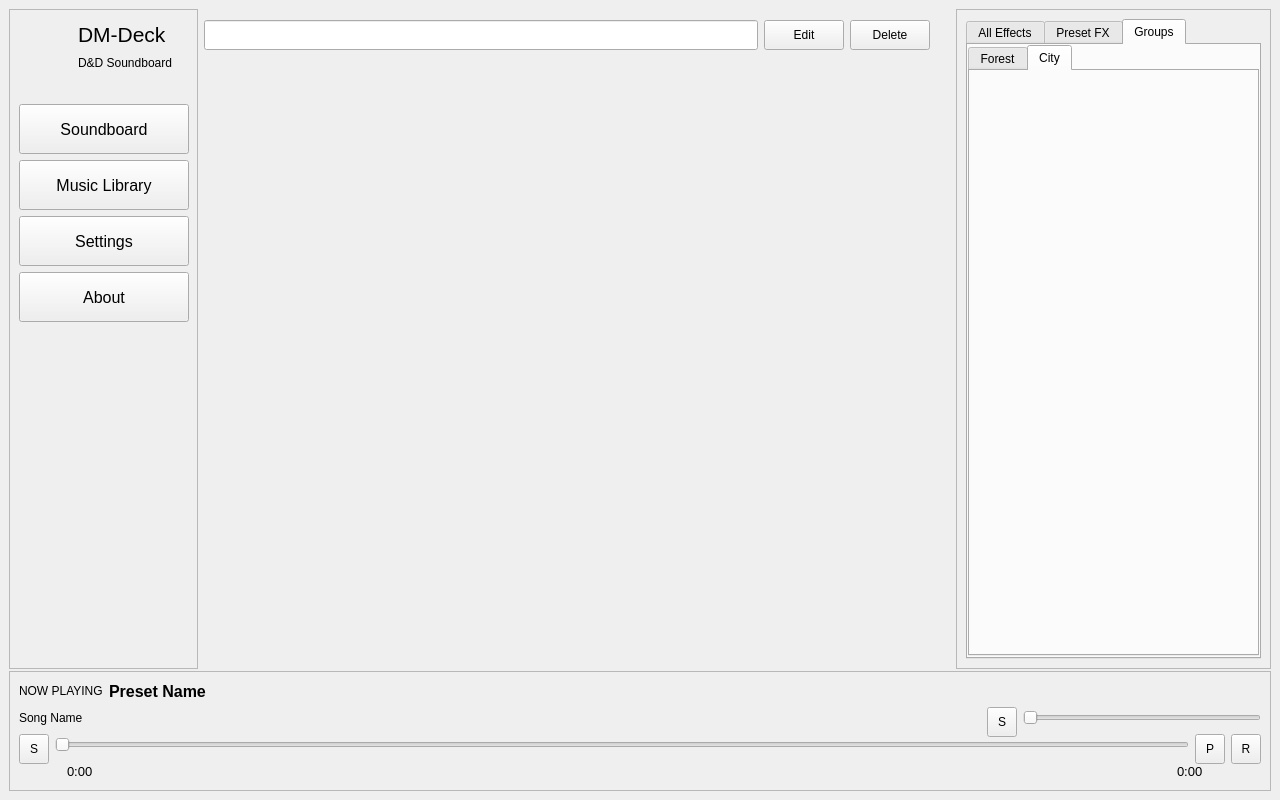
<?xml version="1.0" encoding="UTF-8"?>
<ui version="4.0">
 <class>DMDeck</class>
 <widget class="QMainWindow" name="DMDeck">
  <property name="geometry">
   <rect>
    <x>0</x>
    <y>0</y>
    <width>1280</width>
    <height>800</height>
   </rect>
  </property>
  <property name="minimumSize">
   <size>
    <width>1280</width>
    <height>800</height>
   </size>
  </property>
  <property name="windowTitle">
   <string>DM-Deck</string>
  </property>
  <widget class="QWidget" name="centralwidget">
   <layout class="QHBoxLayout" name="horizontalLayout_2">
    <item>
     <layout class="QVBoxLayout" name="verticalLayout_4">
      <item>
       <layout class="QHBoxLayout" name="horizontalLayout">
        <item>
         <widget class="QFrame" name="tabsFrame">
          <property name="minimumSize">
           <size>
            <width>189</width>
            <height>660</height>
           </size>
          </property>
          <property name="maximumSize">
           <size>
            <width>189</width>
            <height>99999</height>
           </size>
          </property>
          <property name="frameShape">
           <enum>QFrame::Shape::StyledPanel</enum>
          </property>
          <property name="frameShadow">
           <enum>QFrame::Shadow::Raised</enum>
          </property>
          <layout class="QHBoxLayout" name="horizontalLayout_4">
           <item>
            <layout class="QVBoxLayout" name="verticalLayout_3">
             <item>
              <layout class="QHBoxLayout" name="horizontalLayout_3">
               <item>
                <spacer name="horizontalSpacer">
                 <property name="orientation">
                  <enum>Qt::Orientation::Horizontal</enum>
                 </property>
                 <property name="sizeHint" stdset="0">
                  <size>
                   <width>48</width>
                   <height>20</height>
                  </size>
                 </property>
                </spacer>
               </item>
               <item>
                <layout class="QVBoxLayout" name="verticalLayout_2">
                 <item>
                  <widget class="QLabel" name="label">
                   <property name="minimumSize">
                    <size>
                     <width>100</width>
                     <height>30</height>
                    </size>
                   </property>
                   <property name="maximumSize">
                    <size>
                     <width>100</width>
                     <height>30</height>
                    </size>
                   </property>
                   <property name="font">
                    <font>
                     <pointsize>16</pointsize>
                    </font>
                   </property>
                   <property name="text">
                    <string>DM-Deck</string>
                   </property>
                  </widget>
                 </item>
                 <item>
                  <widget class="QLabel" name="label_2">
                   <property name="minimumSize">
                    <size>
                     <width>110</width>
                     <height>15</height>
                    </size>
                   </property>
                   <property name="maximumSize">
                    <size>
                     <width>110</width>
                     <height>15</height>
                    </size>
                   </property>
                   <property name="text">
                    <string>D&amp;D Soundboard</string>
                   </property>
                  </widget>
                 </item>
                </layout>
               </item>
              </layout>
             </item>
             <item>
              <spacer name="verticalSpacer">
               <property name="orientation">
                <enum>Qt::Orientation::Vertical</enum>
               </property>
               <property name="sizeType">
                <enum>QSizePolicy::Policy::Fixed</enum>
               </property>
               <property name="sizeHint" stdset="0">
                <size>
                 <width>20</width>
                 <height>28</height>
                </size>
               </property>
              </spacer>
             </item>
             <item>
              <widget class="QPushButton" name="soundboardPushButton">
               <property name="minimumSize">
                <size>
                 <width>170</width>
                 <height>50</height>
                </size>
               </property>
               <property name="font">
                <font>
                 <pointsize>12</pointsize>
                </font>
               </property>
               <property name="text">
                <string>Soundboard</string>
               </property>
              </widget>
             </item>
             <item>
              <widget class="QPushButton" name="musicLibraryPushButton">
               <property name="minimumSize">
                <size>
                 <width>170</width>
                 <height>50</height>
                </size>
               </property>
               <property name="font">
                <font>
                 <pointsize>12</pointsize>
                </font>
               </property>
               <property name="text">
                <string>Music Library</string>
               </property>
              </widget>
             </item>
             <item>
              <widget class="QPushButton" name="settingsPushButton">
               <property name="minimumSize">
                <size>
                 <width>170</width>
                 <height>50</height>
                </size>
               </property>
               <property name="font">
                <font>
                 <pointsize>12</pointsize>
                </font>
               </property>
               <property name="text">
                <string>Settings</string>
               </property>
              </widget>
             </item>
             <item>
              <widget class="QPushButton" name="aboutPushButton">
               <property name="minimumSize">
                <size>
                 <width>170</width>
                 <height>50</height>
                </size>
               </property>
               <property name="font">
                <font>
                 <pointsize>12</pointsize>
                </font>
               </property>
               <property name="text">
                <string>About</string>
               </property>
              </widget>
             </item>
             <item>
              <spacer name="verticalSpacer_2">
               <property name="orientation">
                <enum>Qt::Orientation::Vertical</enum>
               </property>
               <property name="sizeHint" stdset="0">
                <size>
                 <width>20</width>
                 <height>348</height>
                </size>
               </property>
              </spacer>
             </item>
            </layout>
           </item>
          </layout>
         </widget>
        </item>
        <item>
         <layout class="QVBoxLayout" name="verticalLayout">
          <item>
           <widget class="QWidget" name="searchWidget" native="true">
            <property name="minimumSize">
             <size>
              <width>756</width>
              <height>60</height>
             </size>
            </property>
            <widget class="QWidget" name="">
             <property name="geometry">
              <rect>
               <x>0</x>
               <y>10</y>
               <width>726</width>
               <height>32</height>
              </rect>
             </property>
             <layout class="QHBoxLayout" name="horizontalLayout_6">
              <item>
               <widget class="QLineEdit" name="lineEdit">
                <property name="minimumSize">
                 <size>
                  <width>550</width>
                  <height>30</height>
                 </size>
                </property>
               </widget>
              </item>
              <item>
               <widget class="QPushButton" name="editPushButton">
                <property name="minimumSize">
                 <size>
                  <width>80</width>
                  <height>30</height>
                 </size>
                </property>
                <property name="text">
                 <string>Edit</string>
                </property>
               </widget>
              </item>
              <item>
               <widget class="QPushButton" name="deletePushButton">
                <property name="minimumSize">
                 <size>
                  <width>80</width>
                  <height>30</height>
                 </size>
                </property>
                <property name="text">
                 <string>Delete</string>
                </property>
               </widget>
              </item>
             </layout>
            </widget>
           </widget>
          </item>
          <item>
           <widget class="QStackedWidget" name="centralStackedWidget">
            <property name="minimumSize">
             <size>
              <width>756</width>
              <height>600</height>
             </size>
            </property>
            <property name="maximumSize">
             <size>
              <width>9999</width>
              <height>9999</height>
             </size>
            </property>
            <widget class="QWidget" name="page"/>
            <widget class="QWidget" name="page_2"/>
           </widget>
          </item>
         </layout>
        </item>
        <item>
         <widget class="QFrame" name="effectsFrame">
          <property name="minimumSize">
           <size>
            <width>315</width>
            <height>660</height>
           </size>
          </property>
          <property name="maximumSize">
           <size>
            <width>315</width>
            <height>99999</height>
           </size>
          </property>
          <property name="frameShape">
           <enum>QFrame::Shape::StyledPanel</enum>
          </property>
          <property name="frameShadow">
           <enum>QFrame::Shadow::Raised</enum>
          </property>
          <layout class="QHBoxLayout" name="horizontalLayout_5">
           <item>
            <widget class="QTabWidget" name="effectsTabWidget">
             <property name="currentIndex">
              <number>2</number>
             </property>
             <property name="documentMode">
              <bool>false</bool>
             </property>
             <property name="tabsClosable">
              <bool>false</bool>
             </property>
             <property name="movable">
              <bool>false</bool>
             </property>
             <property name="tabBarAutoHide">
              <bool>false</bool>
             </property>
             <widget class="QWidget" name="allEffectsTab">
              <attribute name="title">
               <string>All Effects</string>
              </attribute>
             </widget>
             <widget class="QWidget" name="presetFXTab">
              <attribute name="title">
               <string>Preset FX</string>
              </attribute>
             </widget>
             <widget class="QWidget" name="effectsGroupsTab">
              <attribute name="title">
               <string>Groups</string>
              </attribute>
              <widget class="QTabWidget" name="tabWidget">
               <property name="geometry">
                <rect>
                 <x>0</x>
                 <y>0</y>
                 <width>291</width>
                 <height>611</height>
                </rect>
               </property>
               <property name="tabPosition">
                <enum>QTabWidget::TabPosition::North</enum>
               </property>
               <property name="currentIndex">
                <number>1</number>
               </property>
               <widget class="QWidget" name="forestEffectsTab">
                <attribute name="title">
                 <string>Forest</string>
                </attribute>
               </widget>
               <widget class="QWidget" name="cityEffectsTab">
                <attribute name="title">
                 <string>City</string>
                </attribute>
               </widget>
              </widget>
             </widget>
            </widget>
           </item>
          </layout>
         </widget>
        </item>
       </layout>
      </item>
      <item>
       <widget class="QFrame" name="musicFrame">
        <property name="minimumSize">
         <size>
          <width>1260</width>
          <height>120</height>
         </size>
        </property>
        <property name="maximumSize">
         <size>
          <width>9999</width>
          <height>9999</height>
         </size>
        </property>
        <property name="frameShape">
         <enum>QFrame::Shape::StyledPanel</enum>
        </property>
        <property name="frameShadow">
         <enum>QFrame::Shadow::Raised</enum>
        </property>
        <layout class="QHBoxLayout" name="horizontalLayout_11">
         <item>
          <layout class="QVBoxLayout" name="verticalLayout_5">
           <item>
            <layout class="QHBoxLayout" name="horizontalLayout_9">
             <item>
              <widget class="QLabel" name="label_3">
               <property name="text">
                <string>NOW PLAYING</string>
               </property>
              </widget>
             </item>
             <item>
              <widget class="QLabel" name="presetNameLabel">
               <property name="font">
                <font>
                 <pointsize>12</pointsize>
                 <bold>true</bold>
                </font>
               </property>
               <property name="text">
                <string>Preset Name</string>
               </property>
              </widget>
             </item>
             <item>
              <spacer name="horizontalSpacer_5">
               <property name="orientation">
                <enum>Qt::Orientation::Horizontal</enum>
               </property>
               <property name="sizeHint" stdset="0">
                <size>
                 <width>978</width>
                 <height>20</height>
                </size>
               </property>
              </spacer>
             </item>
            </layout>
           </item>
           <item>
            <layout class="QHBoxLayout" name="horizontalLayout_8">
             <item>
              <widget class="QLabel" name="songNameLabel">
               <property name="text">
                <string>Song Name</string>
               </property>
              </widget>
             </item>
             <item>
              <spacer name="horizontalSpacer_6">
               <property name="orientation">
                <enum>Qt::Orientation::Horizontal</enum>
               </property>
               <property name="sizeHint" stdset="0">
                <size>
                 <width>898</width>
                 <height>20</height>
                </size>
               </property>
              </spacer>
             </item>
             <item>
              <widget class="QToolButton" name="soundTurnToolButton_2">
               <property name="sizePolicy">
                <sizepolicy hsizetype="Fixed" vsizetype="Fixed">
                 <horstretch>30</horstretch>
                 <verstretch>30</verstretch>
                </sizepolicy>
               </property>
               <property name="minimumSize">
                <size>
                 <width>30</width>
                 <height>30</height>
                </size>
               </property>
               <property name="maximumSize">
                <size>
                 <width>30</width>
                 <height>30</height>
                </size>
               </property>
               <property name="text">
                <string>S</string>
               </property>
              </widget>
             </item>
             <item>
              <widget class="QSlider" name="horizontalSlider_2">
               <property name="minimumSize">
                <size>
                 <width>220</width>
                 <height>0</height>
                </size>
               </property>
               <property name="orientation">
                <enum>Qt::Orientation::Horizontal</enum>
               </property>
              </widget>
             </item>
            </layout>
           </item>
           <item>
            <layout class="QHBoxLayout" name="horizontalLayout_7">
             <item>
              <widget class="QToolButton" name="soundTurnToolButton">
               <property name="sizePolicy">
                <sizepolicy hsizetype="Fixed" vsizetype="Fixed">
                 <horstretch>30</horstretch>
                 <verstretch>30</verstretch>
                </sizepolicy>
               </property>
               <property name="minimumSize">
                <size>
                 <width>30</width>
                 <height>30</height>
                </size>
               </property>
               <property name="maximumSize">
                <size>
                 <width>30</width>
                 <height>30</height>
                </size>
               </property>
               <property name="text">
                <string>S</string>
               </property>
              </widget>
             </item>
             <item>
              <widget class="QSlider" name="horizontalSlider">
               <property name="minimumSize">
                <size>
                 <width>1130</width>
                 <height>15</height>
                </size>
               </property>
               <property name="orientation">
                <enum>Qt::Orientation::Horizontal</enum>
               </property>
              </widget>
             </item>
             <item>
              <widget class="QToolButton" name="playTurnToolButton">
               <property name="sizePolicy">
                <sizepolicy hsizetype="Fixed" vsizetype="Fixed">
                 <horstretch>30</horstretch>
                 <verstretch>30</verstretch>
                </sizepolicy>
               </property>
               <property name="minimumSize">
                <size>
                 <width>30</width>
                 <height>30</height>
                </size>
               </property>
               <property name="maximumSize">
                <size>
                 <width>30</width>
                 <height>30</height>
                </size>
               </property>
               <property name="text">
                <string>P</string>
               </property>
              </widget>
             </item>
             <item>
              <widget class="QToolButton" name="replayTurnToolButton">
               <property name="sizePolicy">
                <sizepolicy hsizetype="Fixed" vsizetype="Fixed">
                 <horstretch>30</horstretch>
                 <verstretch>30</verstretch>
                </sizepolicy>
               </property>
               <property name="minimumSize">
                <size>
                 <width>30</width>
                 <height>30</height>
                </size>
               </property>
               <property name="maximumSize">
                <size>
                 <width>30</width>
                 <height>30</height>
                </size>
               </property>
               <property name="text">
                <string>R</string>
               </property>
              </widget>
             </item>
            </layout>
           </item>
           <item>
            <layout class="QHBoxLayout" name="horizontalLayout_10">
             <item>
              <spacer name="horizontalSpacer_4">
               <property name="orientation">
                <enum>Qt::Orientation::Horizontal</enum>
               </property>
               <property name="sizeHint" stdset="0">
                <size>
                 <width>28</width>
                 <height>20</height>
                </size>
               </property>
              </spacer>
             </item>
             <item>
              <widget class="QLabel" name="timeSongLabel">
               <property name="font">
                <font>
                 <pointsize>10</pointsize>
                </font>
               </property>
               <property name="text">
                <string>0:00</string>
               </property>
              </widget>
             </item>
             <item>
              <spacer name="horizontalSpacer_2">
               <property name="orientation">
                <enum>Qt::Orientation::Horizontal</enum>
               </property>
               <property name="sizeHint" stdset="0">
                <size>
                 <width>1078</width>
                 <height>20</height>
                </size>
               </property>
              </spacer>
             </item>
             <item>
              <widget class="QLabel" name="lengthSongLabel">
               <property name="font">
                <font>
                 <pointsize>10</pointsize>
                </font>
               </property>
               <property name="text">
                <string>0:00</string>
               </property>
              </widget>
             </item>
             <item>
              <spacer name="horizontalSpacer_3">
               <property name="orientation">
                <enum>Qt::Orientation::Horizontal</enum>
               </property>
               <property name="sizeHint" stdset="0">
                <size>
                 <width>58</width>
                 <height>20</height>
                </size>
               </property>
              </spacer>
             </item>
            </layout>
           </item>
          </layout>
         </item>
        </layout>
       </widget>
      </item>
     </layout>
    </item>
   </layout>
  </widget>
 </widget>
 <resources/>
 <connections/>
</ui>
